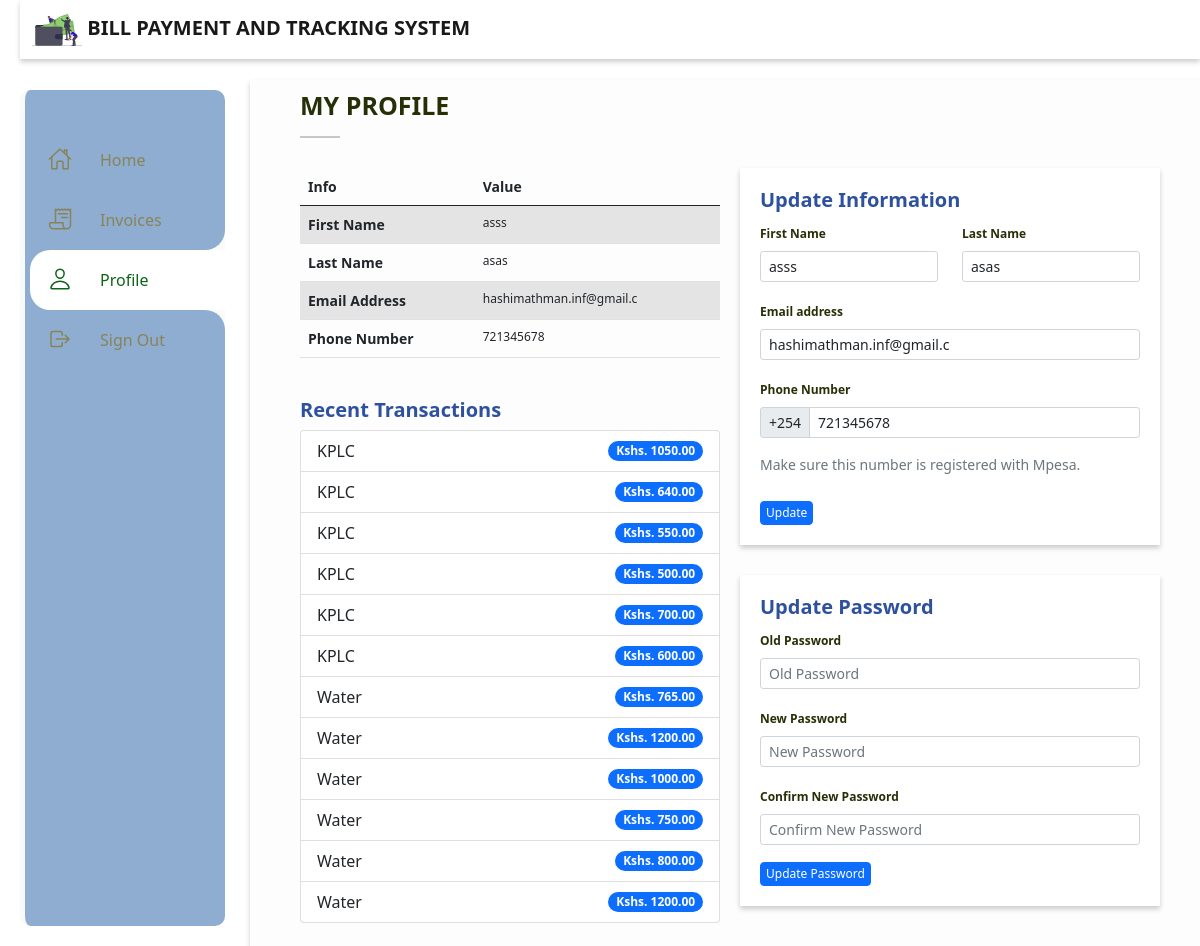
/profile/ (signed in), run on an earlier commit of the app's database.
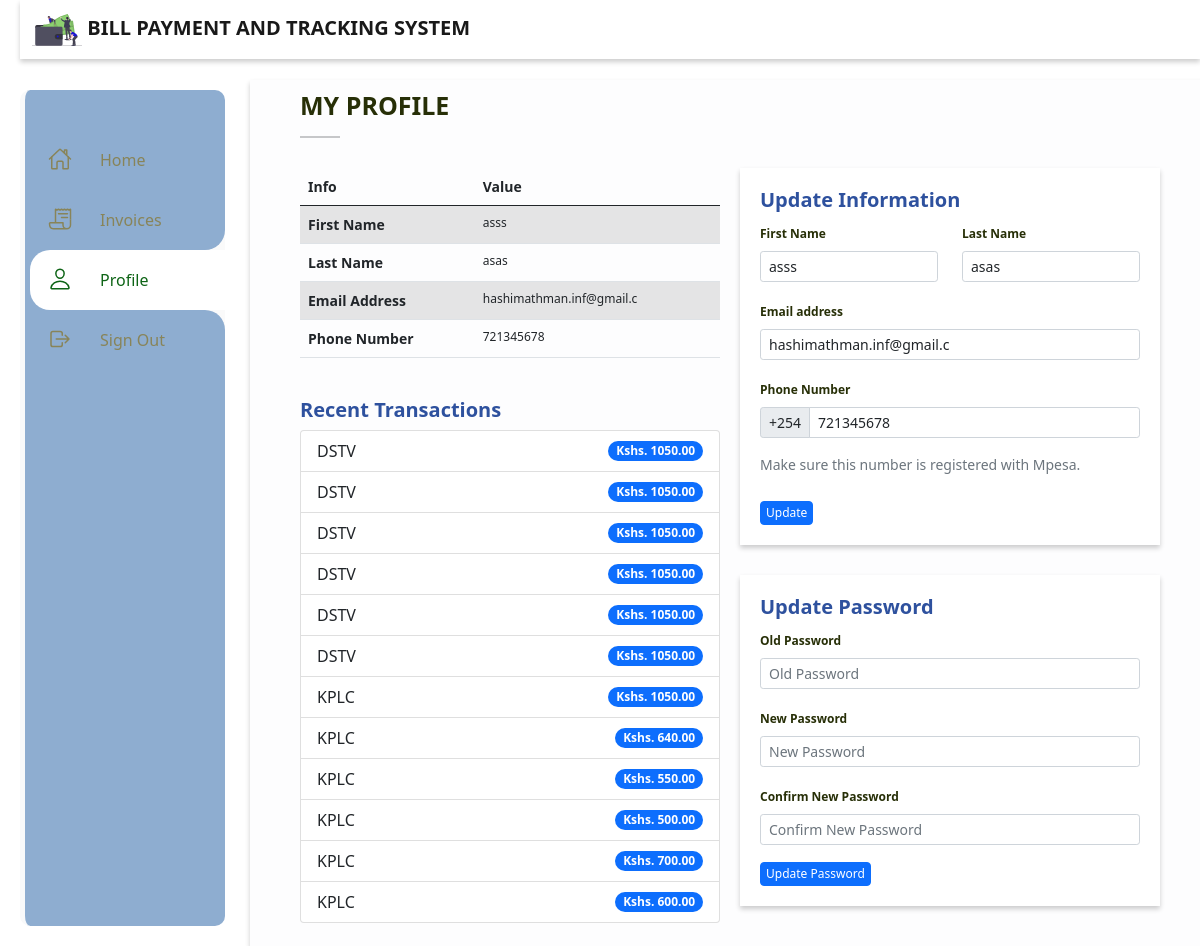
And on a later commit of the database.
### accounts/models.py (models this page shows, shortened)
class User(AbstractBaseUser, PermissionsMixin):
	email 			= models.EmailField(_("email address"), unique=True)
	first_name 		= models.CharField(max_length=100, null=True)
	last_name 		= models.CharField(max_length=100, null=True)
	start_date 		= models.DateTimeField(default=timezone.now)
	is_active 		= models.BooleanField(default=True)
	is_staff 		= models.BooleanField(default=False)
	avatar			= models.ImageField(blank=True, null=True)
	phone_number 	= models.BigIntegerField(blank=True, null=True)
	objects 	= CustomAccountManager()
	USERNAME_FIELD = "email"

### mpesa_api/models.py (models this page shows, shortened)
class BaseModel(models.Model):
	created_at = models.DateTimeField()
	updated_at = models.DateTimeField(auto_now=True)
	class Meta:
		abstract = True

class MpesaPayment(BaseModel):
	my_subscription = models.ForeignKey(MySubscription, on_delete=models.CASCADE, blank=True, null=True)
	amount = models.DecimalField(max_digits=10, decimal_places=2)

### main/models.py (models this page shows, shortened)
class BaseModel(models.Model):
    created_date = models.DateTimeField(auto_now_add=True)
    modified_date = models.DateTimeField(auto_now=True)
    class Meta:
        abstract = True

class MySubscription(BaseModel):
	user 			= models.ForeignKey(User, on_delete=models.CASCADE)
	subscription 	= models.ForeignKey(Subscription, on_delete=models.CASCADE)
	account_no 		= models.CharField(max_length=100)

class Subscription(models.Model):
	name 	= models.CharField(max_length=50)
	pic 	= models.ImageField(upload_to="./subscriptions")
	paybill	= models.CharField(max_length=50, null=True)

### main/views.py (the view)
# urls.py: path('profile/', profile, name="profile"),
@login_required
def profile(request):
	if request.user.is_superuser == True:
		return redirect("admin:index")
	template_name = "profile.html"
	trans = MpesaPayment.objects.filter(my_subscription__user=request.user).order_by("-pk")
	context = {
		"nbar":"profile",
		"user": request.user,
		"trans":trans,
	}
	return render(request, template_name, context)

### main/templates/profile.html (shortened to what this page needs)
{% extends "base.html" %}
{% load static %}
{% block custom_css %}
	<link rel="stylesheet" type="text/css" href="{% static 'css/profile.css' %}">
{% endblock %}
{% block content %}
	<div class="" style="margin-bottom: 30px">
		<h3 style="font-size: 25px; color: #272f07">MY PROFILE</h3>
		<hr style="width: 40px; height: 2px">
	</div>
	<div class="profile-main">
		<div class="info-section">
			<div class="table">
				<table class="table table-striped">
				  <thead>
				    <tr>
				    	<th scope="col">Info</th>
				      <th scope="col">Value</th>
				    </tr>
				  </thead>
				  <tbody>
				    <tr>
				      <th scope="row">First Name</th>
				      <td>
				      	{{user.first_name}}
				      </td>
				    </tr>
				    <tr>
				      <th scope="row">Last Name</th>
				      <td>
				      	{{user.last_name}}
				      </td>
				    </tr>
				    <tr>
				      <th scope="row">Email Address</th>
				      <td>
				      	{{user.email}}
				      </td>
				    </tr>
				    <tr>
				      <th scope="row">Phone Number</th>
				      <td>
				      	{{user.phone_number}}
				      </td>
				    </tr>
				  </tbody>
				</table>
			</div>
			<div class="recent-transactions">
				<br>
				<h3>Recent Transactions</h3>
				<ul class="list-group">
					{% for tran in trans %}
				  <li class="list-group-item d-flex justify-content-between align-items-center">
				    {{tran.my_subscription.subscription.name}}
				    <span class="badge bg-primary rounded-pill">Kshs. {{tran.amount}}</span>
				  </li>
				  {% endfor %}
				</ul>
			</div>
		</div>
		<div class="update-section">
			<div class="form">
				<h3>Update Information</h3>
				<form action="{% url 'accounts:update' request.user.id %}" method="post">
					<div class="row">
						<div class="col-lg-6">
							<div class="mb-3">
								 <label for="exampleFormControlInput1" class="form-label">First Name</label>
							  <input class="form-control form-control-sm" type="text" placeholder="First Name" aria-label=".form-control-sm example" name="first_name" value="{{user.first_name}}">
							</div>
						</div>
						<div class="col-lg-6">
							<div class="mb-3">
								 <label for="exampleFormControlInput1" class="form-label">Last Name</label>
							  <input class="form-control form-control-sm" type="text" placeholder="Last Name" aria-label=".form-control-sm example" name="last_name" value="{{user.last_name}}">
							</div>
						</div>
					</div>
					<div class="mb-3">
						 <label for="exampleFormControlInput1" class="form-label">Email address</label>
					  <input class="form-control form-control-sm" type="email" placeholder="Email Address" aria-label=".form-control-sm example" name="email" value="{{user.email}}">
					</div>
					 <label for="exampleFormControlInput1" class="form-label">Phone Number</label>
					<div class="input-group input-group-sm mb-3">
						<span class="input-group-text" id="inputGroup-sizing-sm">+254</span>
						<input type="number" class="form-control" aria-label="Sizing example input"
						placeholder="Phone number"
						aria-describedby="inputGroup-sizing-sm" name="phone_number" value="{{user.phone_number}}">
					</div>
					<div id="emailHelp" class="form-text">Make sure this number is registered with Mpesa.</div> <br>
					<div class="bottom">
						<button type="submit" class="btn btn-primary">Update</button>
					</div>
				</form>
			</div>
			<div class="form">
				<h3>Update Password</h3>
				<form action="{% url 'accounts:update_password'%}" method="post">
					<div class="mb-3">
						 <label for="exampleFormControlInput1" class="form-label">Old Password</label>
					  <input class="form-control form-control-sm" type="text" placeholder="Old Password" aria-label=".form-control-sm example" name="old_password">
					</div>
					<div class="mb-3">
						 <label for="exampleFormControlInput1" class="form-label">New Password</label>
					  <input class="form-control form-control-sm" type="Password" placeholder="New Password" aria-label=".form-control-sm example" name="new_password">
					</div>
					<div class="mb-3">
						 <label for="exampleFormControlInput1" class="form-label">Confirm New Password</label>
					  <input class="form-control form-control-sm" type="Password" placeholder="Confirm New Password" aria-label=".form-control-sm example" name="confirm_new_password">
					</div>
					<div class="bottom">
						<button type="submit" class="btn btn-primary">Update Password</button>
					</div>
				</form>
			</div>
		</div>
	</div>
{% endblock %}

### main/templates/base.html (shortened to what this page needs)
<!DOCTYPE html>
{% load static %}
<html lang="en">
<head>
	<link href="https://cdn.jsdelivr.net/npm/bootstrap@5.0.2/dist/css/bootstrap.min.css" rel="stylesheet">
	<link rel="stylesheet" href="https://cdnjs.cloudflare.com/ajax/libs/font-awesome/4.7.0/css/font-awesome.min.css">
	<link rel="stylesheet" href="https://cdnjs.cloudflare.com/ajax/libs/bxslider/4.2.15/jquery.bxslider.min.css">
	<link rel="stylesheet" href="https://cdn.jsdelivr.net/npm/responsive-tabs@1.6.3/css/responsive-tabs.css">
	<link rel="stylesheet" href="https://cdnjs.cloudflare.com/ajax/libs/animate.css/3.7.2/animate.min.css">
	<link rel="stylesheet" href="{% static 'css/owl.carousel.min.css' %}">
    <link rel="stylesheet" href="{% static 'css/owl.theme.default.min.css' %}">
	<link rel="stylesheet" type="text/css" href="{% static 'css/base.css' %}">
	{% block custom_css%}
	{% endblock %}
</head>
<body>
	<div class="container-fluid">
		<nav class="navbar navbar-light fixed-top" style="background: #ffffff">
		  <div class="container-fluid">
		    <a class="navbar-brand" href="#">
		      <img src="{% static 'images/reg.svg' %}" alt="" width="50" class="d-inline-block align-text-top">
		      BILL PAYMENT AND TRACKING SYSTEM
		    </a>
		  </div>
		</nav>
	</div>
	<div class="navigation">
		<ul>
			<li class="list {% if nbar == 'home' %}active{% endif %}">
				<a href="{% url 'main:index'%}">
					<span class="icon">
						<ion-icon name="home-outline"></ion-icon>
					</span>
					<span class="title">Home</span>
				</a>
			</li>
			<li class="list {% if nbar == 'invoices' %}active{% endif %}">
				<a href="{% url 'main:invoices'%}">
					<span class="icon">
						<ion-icon name="receipt-outline"></ion-icon>
					</span>
					<span class="title">Invoices</span>
				</a>
			</li>
			<li class="list  {% if nbar == 'profile' %}active{% endif %}">
				<b></b>
				<b></b>
				<a href="{% url 'main:profile'%}">
					<span class="icon">
						<ion-icon name="person-outline"></ion-icon>
					</span>
					<span class="title">Profile</span>
				</a>
			</li>
			<li class="list">
				<a href="{% url 'accounts:logout'%}">
					<span class="icon">
						<ion-icon name="log-out-outline"></ion-icon>
					</span>
					<span class="title">Sign Out</span>
				</a>
			</li>
		</ul>
	</div>
	<div class="container home-main">
		{% block content %}
		{% endblock %}
	</div>
</body>
</html>

### static/css/base.css (style rules this page uses)
* { margin: 0; padding: 0; box-sizing: border-box; }
body { min-height: 100vh; background: #ffffff; }
a { text-decoration: none; }
.navbar { margin-left: 20px !important; box-shadow: 0 3px 5px rgb(0 0 0 / 0.2); }
.navbar a { font-weight: bold; }
.navigation { position: fixed; top: 90px; left: 20px; bottom: 20px; width: 200px; border-radius: 10px; box-sizing: initial; border-left: 5px solid #f8f9fa; background: #8eadd0; transition: width 0.5s; overflow-x: hidden; }
.container { padding: 50px 70px; }
.navigation ul { position: absolute; top: 0; left: 0; width: 100%; padding-left: 5px; padding-top: 40px; }
.navigation ul li { position: relative; list-style: none; width: 100%; border-top-left-radius: 20px; border-bottom-left-radius: 20px; }
.navigation ul li.active { background: #ffffff; }
.navigation ul li b:nth-child(1) { position: absolute; top: -20px; height: 20px; width: 100%; background: #fafafa; display: none; }
.navigation ul li b:nth-child(1)::before { content: ""; position: absolute; top: 0; left: 0; width: 100%; height: 100%; border-bottom-right-radius: 20px; background: #8eadd0; }
.navigation ul li b:nth-child(2) { position: absolute; bottom: -20px; height: 20px; width: 100%; background: #fafafa; display: none; }
.navigation ul li b:nth-child(2)::before { content: ""; position: absolute; top: 0; left: 0; width: 100%; height: 100%; border-top-right-radius: 20px; background: #8eadd0; }
.navigation ul li.active b:nth-child(1), .navigation ul li.active b:nth-child(2) { display: block; }
.navigation ul li a { position: relative; display: block; width: 100%; display: flex; text-decoration: none; color: #888459 }
.navigation ul li.active a { color: #0e6416; }
.navigation ul li a .icon { position: relative; display: block; min-width: 60px; height: 60px; line-height: 70px; text-align: center; }
.navigation ul li a .icon ion-icon { font-size: 1.5em; }
.navigation ul li a .title { position: relative; display: block; padding-left: 10px; height: 60px; line-height: 60px; white-space: normal; }
.home-main { background: #fdfdfe; position: relative; top: 80px; margin-left: 250px; width: 80%; padding: 10px 50px; min-height: 650px; box-shadow: 0 3px 5px rgb(0 0 0 / 0.2); }
.home-main h3 { color: #2e519e; font-weight: bold; font-size: 20px; }
th { font-size: 14px !important; }
td { font-size: 12px !important; }
.btn { padding: 2px 5px !important; font-size: 12px; }

### static/css/profile.css (style rules this page uses)
.profile-main { display: flex; }
.info-section { flex: 1; width: 100%; }
.update-section { flex: 1; width: 100%; margin-left: 20px; }
.form { background: #ffffff; box-shadow: 0 3px 5px rgb(0 0 0 / 0.2); padding: 20px; margin-bottom: 30px; }
label { font-size: 12px; color: #272f07; font-weight: bold; }
.table { margin-right: 50px !important; }

What changed in the data, as far as the page shows it:
removed MpesaPayment: my_subscription.subscription.name "Water", amount "765.00"
removed MpesaPayment: my_subscription.subscription.name "Water", amount "1200.00"
removed MpesaPayment: my_subscription.subscription.name "Water", amount "1000.00"
removed MpesaPayment: my_subscription.subscription.name "Water", amount "750.00"
removed MpesaPayment: my_subscription.subscription.name "Water", amount "800.00"
removed MpesaPayment: my_subscription.subscription.name "Water", amount "1200.00"
added MpesaPayment: my_subscription.subscription.name "DSTV", amount "1050.00"
added MpesaPayment: my_subscription.subscription.name "DSTV", amount "1050.00"
added MpesaPayment: my_subscription.subscription.name "DSTV", amount "1050.00"
added MpesaPayment: my_subscription.subscription.name "DSTV", amount "1050.00"
added MpesaPayment: my_subscription.subscription.name "DSTV", amount "1050.00"
added MpesaPayment: my_subscription.subscription.name "DSTV", amount "1050.00"
